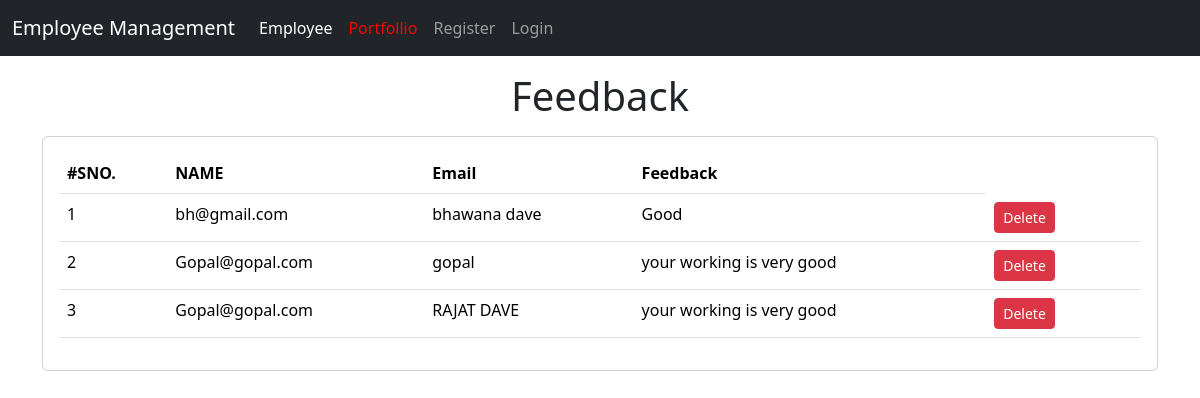
Page /emp/feedback/ on the committed database.
### emp/models.py (models this page shows, shortened)
class Feedback(models.Model):
    email=models.EmailField(max_length=200)
    name=models.CharField(max_length=200)
    feedback=models.TextField(max_length=200)

### emp/views.py (the view)
# urls.py: path('feedback/',feedback),
def feedback(request):
    forms=Feedback.objects.all()
    return render(request,'emp/feedback.html',{'form':forms})

### templates/emp/feedback.html (shortened to what this page needs)
{% extends 'base.html' %}
{% block content %}
     <h1 class="text-center my-3">Feedback</h1>
    <div class="container">
        <div class="row">
            <div class="col-md-12">
                <div class="card">
                    <div class="card-body">
                        <table class="table">
                            <thead>
                                <tr>
                                    <th>#SNO.</th>
                                    <th>NAME</th>
                                    <th>Email</th>
                                    <th>Feedback</th>
                                </tr>
                            </thead>
                            <tbody>
                                {% for f in form %}
                                    <tr>
                                        <td>{{ forloop.counter }}</td>
                                        <td>{{f.email}}</td>
                                        <td>{{f.name}}</td>
                                        <td>{{f.feedback}}</td>
                                        <td>
                                            <a href="/emp/delete-feedback/{{f.id}}"  class="btn btn-danger btn-sm">Delete</a>
                                        </td>
                                        <td> </td>
                                    </tr>
                                {% endfor %}
                            </tbody>
                        </table>
                    </div>
                </div>
            </div>
        </div>
    </div>
    {% endblock content %}

### rows in the picture
Feedback: email "bh@gmail.com", name "bhawana dave", feedback "Good"
Feedback: email "Gopal@gopal.com", name "gopal", feedback "your working is very good"
Feedback: email "Gopal@gopal.com", name "RAJAT DAVE", feedback "your working is very good"
